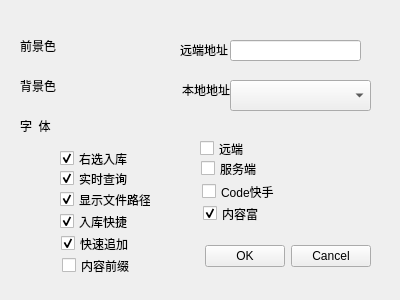
<?xml version="1.0" encoding="UTF-8"?>
<ui version="4.0">
 <class>SetUpDialog</class>
 <widget class="QDialog" name="SetUpDialog">
  <property name="geometry">
   <rect>
    <x>0</x>
    <y>0</y>
    <width>400</width>
    <height>300</height>
   </rect>
  </property>
  <property name="windowTitle">
   <string>Dialog</string>
  </property>
  <widget class="QDialogButtonBox" name="buttonBox">
   <property name="geometry">
    <rect>
     <x>30</x>
     <y>240</y>
     <width>341</width>
     <height>32</height>
    </rect>
   </property>
   <property name="orientation">
    <enum>Qt::Horizontal</enum>
   </property>
   <property name="standardButtons">
    <set>QDialogButtonBox::Cancel|QDialogButtonBox::Ok</set>
   </property>
  </widget>
  <widget class="QLabel" name="label">
   <property name="geometry">
    <rect>
     <x>20</x>
     <y>30</y>
     <width>41</width>
     <height>31</height>
    </rect>
   </property>
   <property name="text">
    <string>前景色</string>
   </property>
  </widget>
  <widget class="QLabel" name="label_2">
   <property name="geometry">
    <rect>
     <x>20</x>
     <y>70</y>
     <width>41</width>
     <height>31</height>
    </rect>
   </property>
   <property name="text">
    <string>背景色</string>
   </property>
  </widget>
  <widget class="QPushButton" name="pushButton_foreColor">
   <property name="geometry">
    <rect>
     <x>60</x>
     <y>36</y>
     <width>75</width>
     <height>23</height>
    </rect>
   </property>
   <property name="autoFillBackground">
    <bool>true</bool>
   </property>
   <property name="text">
    <string/>
   </property>
   <property name="default">
    <bool>true</bool>
   </property>
   <property name="flat">
    <bool>true</bool>
   </property>
  </widget>
  <widget class="QPushButton" name="pushButton_backColor">
   <property name="geometry">
    <rect>
     <x>60</x>
     <y>75</y>
     <width>75</width>
     <height>23</height>
    </rect>
   </property>
   <property name="autoFillBackground">
    <bool>true</bool>
   </property>
   <property name="text">
    <string/>
   </property>
   <property name="default">
    <bool>true</bool>
   </property>
   <property name="flat">
    <bool>true</bool>
   </property>
  </widget>
  <widget class="QLabel" name="label_3">
   <property name="geometry">
    <rect>
     <x>20</x>
     <y>110</y>
     <width>41</width>
     <height>31</height>
    </rect>
   </property>
   <property name="text">
    <string>字  体</string>
   </property>
  </widget>
  <widget class="QPushButton" name="pushButton_font">
   <property name="geometry">
    <rect>
     <x>60</x>
     <y>112</y>
     <width>75</width>
     <height>23</height>
    </rect>
   </property>
   <property name="autoFillBackground">
    <bool>true</bool>
   </property>
   <property name="text">
    <string/>
   </property>
   <property name="default">
    <bool>true</bool>
   </property>
   <property name="flat">
    <bool>true</bool>
   </property>
  </widget>
  <widget class="QCheckBox" name="checkBox_rightTextSelectIndb">
   <property name="geometry">
    <rect>
     <x>60</x>
     <y>150</y>
     <width>72</width>
     <height>17</height>
    </rect>
   </property>
   <property name="toolTip">
    <string>在右侧界面选中关键字后，点击即可入库</string>
   </property>
   <property name="text">
    <string>右选入库</string>
   </property>
   <property name="checked">
    <bool>true</bool>
   </property>
  </widget>
  <widget class="QCheckBox" name="checkBox_rtQuery">
   <property name="geometry">
    <rect>
     <x>60</x>
     <y>170</y>
     <width>72</width>
     <height>17</height>
    </rect>
   </property>
   <property name="toolTip">
    <string>在搜索栏支持实时查询</string>
   </property>
   <property name="text">
    <string>实时查询</string>
   </property>
   <property name="checked">
    <bool>true</bool>
   </property>
  </widget>
  <widget class="QCheckBox" name="checkBox_showpath">
   <property name="geometry">
    <rect>
     <x>60</x>
     <y>191</y>
     <width>91</width>
     <height>17</height>
    </rect>
   </property>
   <property name="toolTip">
    <string>生成代码库添加文件时内容末尾有文件路径显示</string>
   </property>
   <property name="text">
    <string>显示文件路径</string>
   </property>
   <property name="checked">
    <bool>true</bool>
   </property>
  </widget>
  <widget class="QCheckBox" name="checkBox_indb_shortkey">
   <property name="geometry">
    <rect>
     <x>60</x>
     <y>213</y>
     <width>91</width>
     <height>17</height>
    </rect>
   </property>
   <property name="toolTip">
    <string>入库按钮鼠标移动即弹出，且确定和取消也一样效果</string>
   </property>
   <property name="text">
    <string>入库快捷</string>
   </property>
   <property name="checked">
    <bool>true</bool>
   </property>
  </widget>
  <widget class="QCheckBox" name="checkBox_SeverFlag">
   <property name="geometry">
    <rect>
     <x>201</x>
     <y>160</y>
     <width>91</width>
     <height>17</height>
    </rect>
   </property>
   <property name="toolTip">
    <string>入库按钮鼠标移动即弹出，且确定和取消也一样效果</string>
   </property>
   <property name="text">
    <string>服务端</string>
   </property>
   <property name="checked">
    <bool>false</bool>
   </property>
  </widget>
  <widget class="QLabel" name="label_4">
   <property name="geometry">
    <rect>
     <x>180</x>
     <y>34</y>
     <width>51</width>
     <height>31</height>
    </rect>
   </property>
   <property name="text">
    <string>远端地址</string>
   </property>
  </widget>
  <widget class="QLabel" name="label_5">
   <property name="geometry">
    <rect>
     <x>182</x>
     <y>74</y>
     <width>51</width>
     <height>31</height>
    </rect>
   </property>
   <property name="text">
    <string>本地地址</string>
   </property>
  </widget>
  <widget class="QLineEdit" name="lineEdit_remoteIP">
   <property name="geometry">
    <rect>
     <x>230</x>
     <y>40</y>
     <width>131</width>
     <height>21</height>
    </rect>
   </property>
  </widget>
  <widget class="QComboBox" name="comboBox_localIp">
   <property name="geometry">
    <rect>
     <x>230</x>
     <y>80</y>
     <width>141</width>
     <height>31</height>
    </rect>
   </property>
  </widget>
  <widget class="QCheckBox" name="checkBox_supportRemote">
   <property name="geometry">
    <rect>
     <x>200</x>
     <y>140</y>
     <width>91</width>
     <height>17</height>
    </rect>
   </property>
   <property name="toolTip">
    <string>入库按钮鼠标移动即弹出，且确定和取消也一样效果</string>
   </property>
   <property name="text">
    <string>远端</string>
   </property>
   <property name="checked">
    <bool>false</bool>
   </property>
  </widget>
  <widget class="QCheckBox" name="checkBox_showcontent_autoappend">
   <property name="geometry">
    <rect>
     <x>61</x>
     <y>235</y>
     <width>91</width>
     <height>17</height>
    </rect>
   </property>
   <property name="toolTip">
    <string>入库按钮鼠标移动即弹出，且确定和取消也一样效果</string>
   </property>
   <property name="text">
    <string>快速追加</string>
   </property>
   <property name="checked">
    <bool>true</bool>
   </property>
  </widget>
  <widget class="QCheckBox" name="checkBox_content_withheader">
   <property name="geometry">
    <rect>
     <x>62</x>
     <y>257</y>
     <width>91</width>
     <height>17</height>
    </rect>
   </property>
   <property name="toolTip">
    <string>右侧内容是否显示头</string>
   </property>
   <property name="text">
    <string>内容前缀</string>
   </property>
   <property name="checked">
    <bool>false</bool>
   </property>
  </widget>
  <widget class="QCheckBox" name="checkBox_codeshortcut">
   <property name="geometry">
    <rect>
     <x>202</x>
     <y>183</y>
     <width>91</width>
     <height>17</height>
    </rect>
   </property>
   <property name="toolTip">
    <string>入库按钮鼠标移动即弹出，且确定和取消也一样效果</string>
   </property>
   <property name="text">
    <string>Code快手</string>
   </property>
   <property name="checked">
    <bool>false</bool>
   </property>
  </widget>
  <widget class="QCheckBox" name="checkBox_contentbeauty">
   <property name="geometry">
    <rect>
     <x>203</x>
     <y>205</y>
     <width>91</width>
     <height>17</height>
    </rect>
   </property>
   <property name="toolTip">
    <string>入库按钮鼠标移动即弹出，且确定和取消也一样效果</string>
   </property>
   <property name="text">
    <string>内容富</string>
   </property>
   <property name="checked">
    <bool>true</bool>
   </property>
  </widget>
 </widget>
 <resources/>
 <connections>
  <connection>
   <sender>buttonBox</sender>
   <signal>accepted()</signal>
   <receiver>SetUpDialog</receiver>
   <slot>accept()</slot>
   <hints>
    <hint type="sourcelabel">
     <x>248</x>
     <y>254</y>
    </hint>
    <hint type="destinationlabel">
     <x>157</x>
     <y>274</y>
    </hint>
   </hints>
  </connection>
  <connection>
   <sender>buttonBox</sender>
   <signal>rejected()</signal>
   <receiver>SetUpDialog</receiver>
   <slot>reject()</slot>
   <hints>
    <hint type="sourcelabel">
     <x>316</x>
     <y>260</y>
    </hint>
    <hint type="destinationlabel">
     <x>286</x>
     <y>274</y>
    </hint>
   </hints>
  </connection>
 </connections>
</ui>
